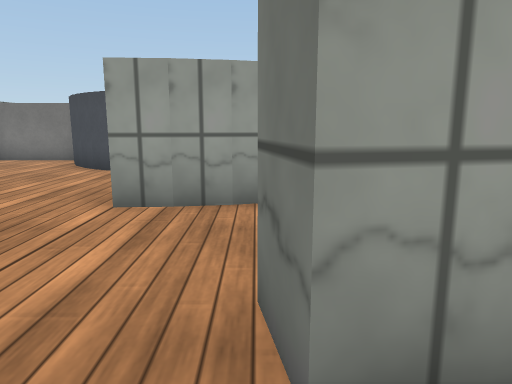
View 1 (above)

24 first-person views from a walk through a Unity game level. The camera is 0.55 m above the floor, tilts 10° down and sees 70° across. The floor is counted in squares, 0.5 m on a side. Each view is taken from the middle of a square. On the plan, view 1 faces up. The plan holds only what a view shows up to about 14 squares ahead; the rest is blank. The place goes on beyond the plan. The player is left out. Surface patterns are stand-ins for the level's own textures.

View 2
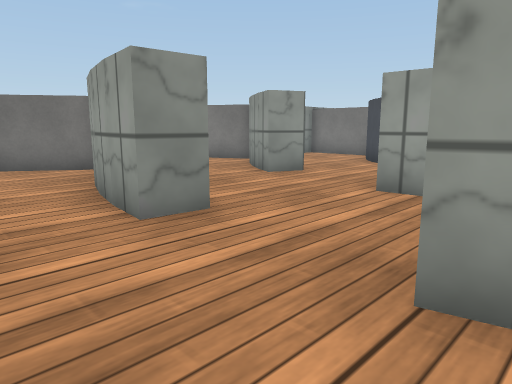

View 3
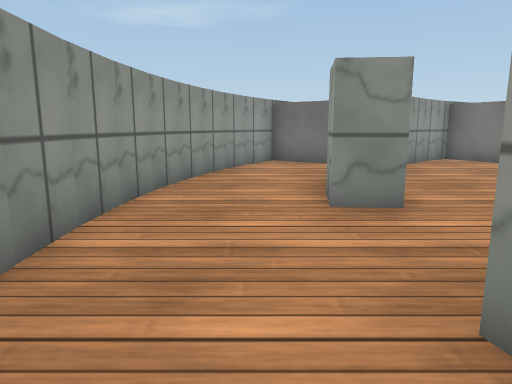

View 4
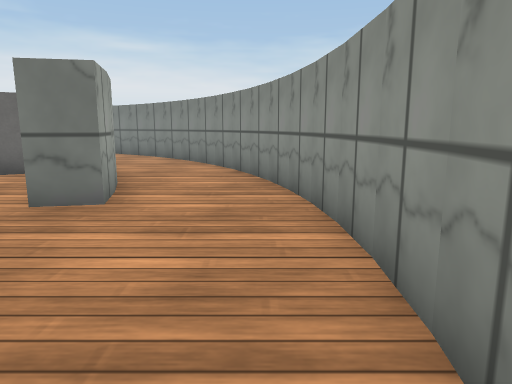

View 5
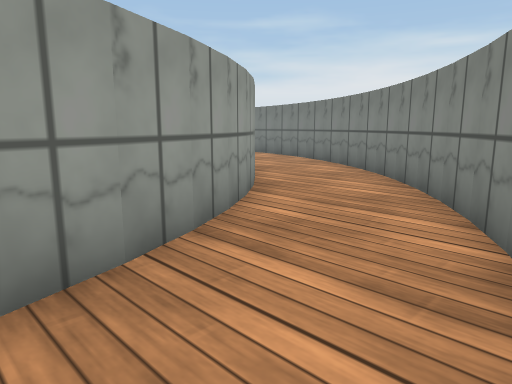

View 6
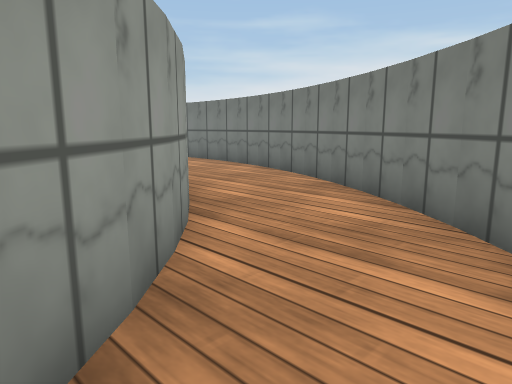

View 7
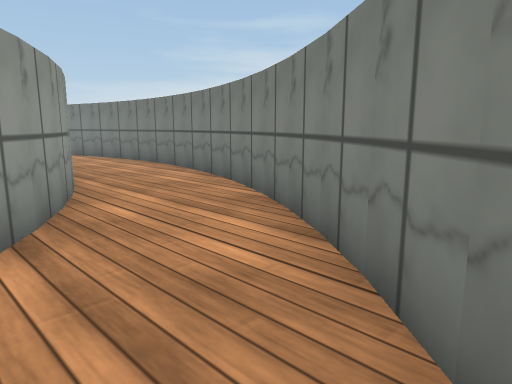

View 8
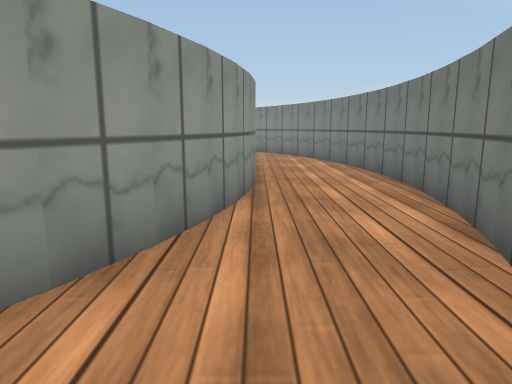

View 9
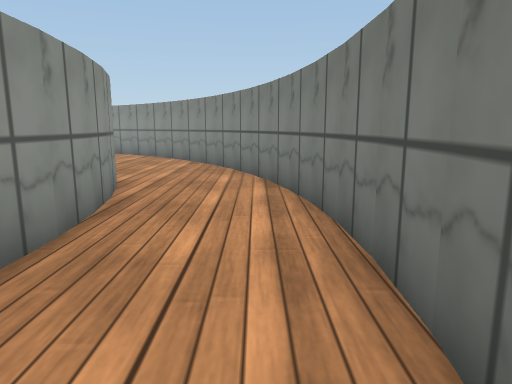

View 10
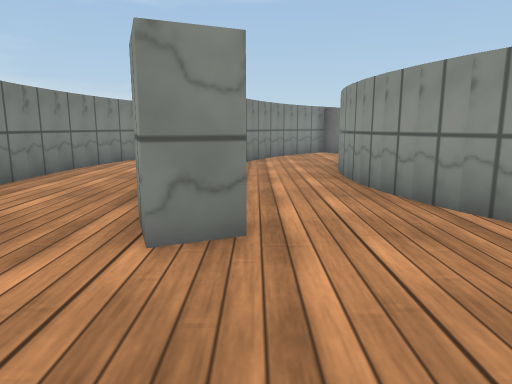

View 11
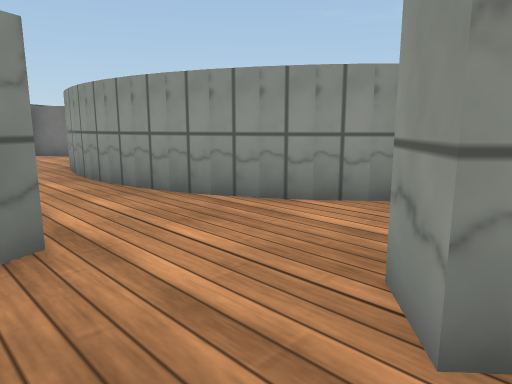

View 12
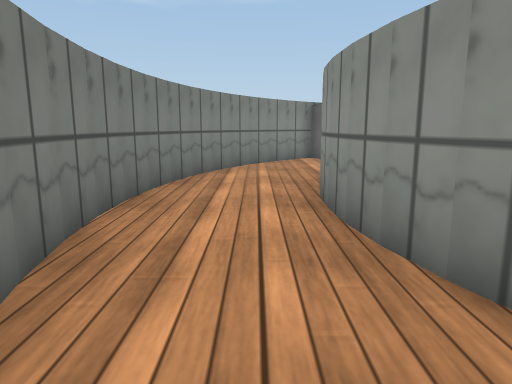

View 13
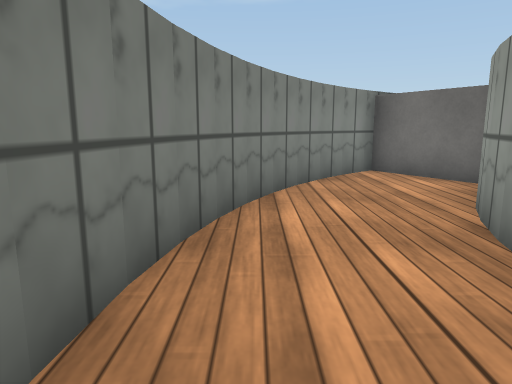

View 14
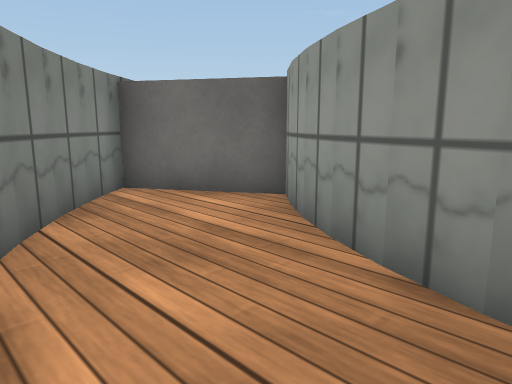

View 15
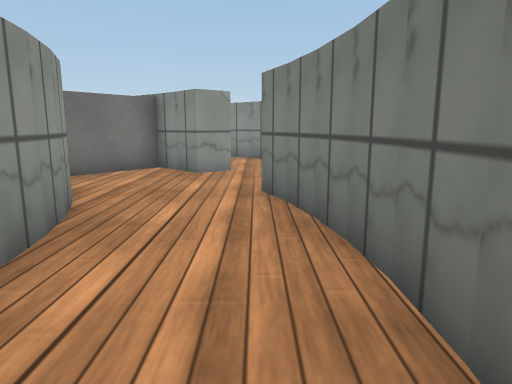

View 16
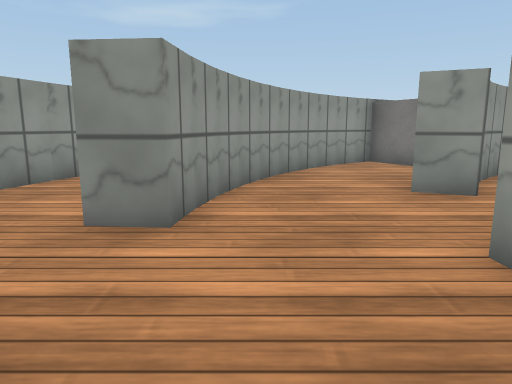

View 17
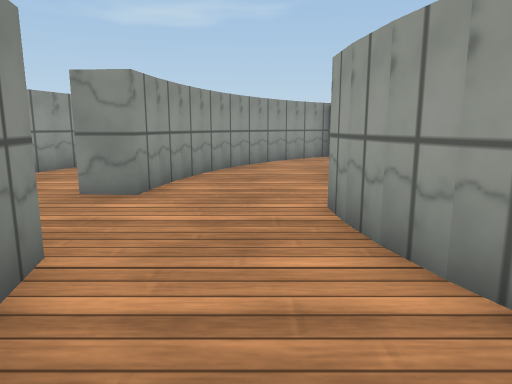

View 18
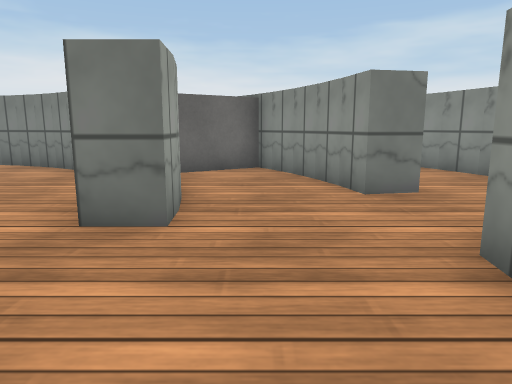

View 19
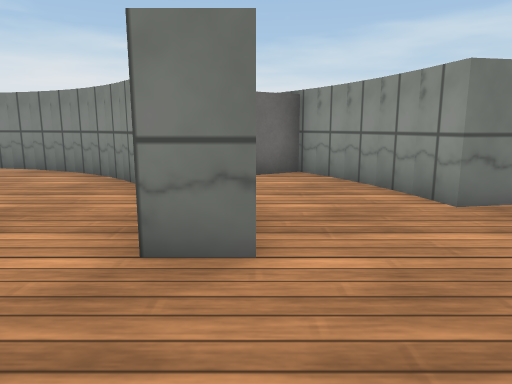

View 20
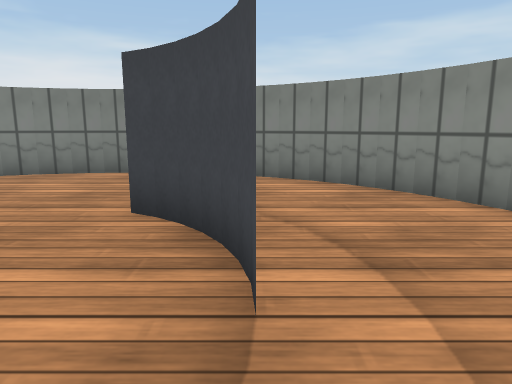

View 21
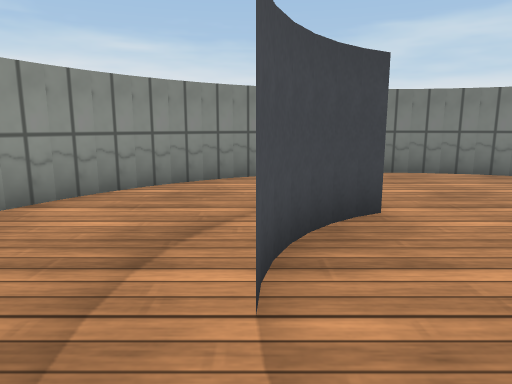

View 22
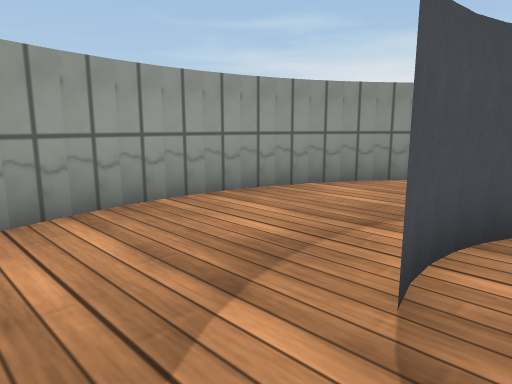

View 23
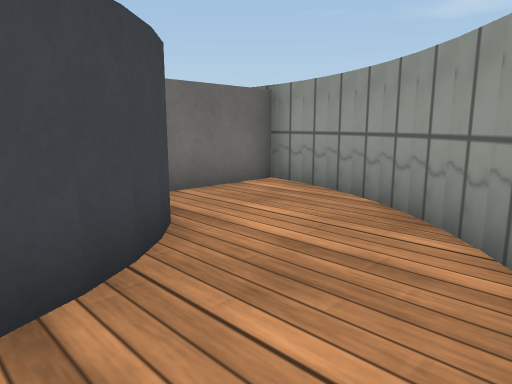

View 24
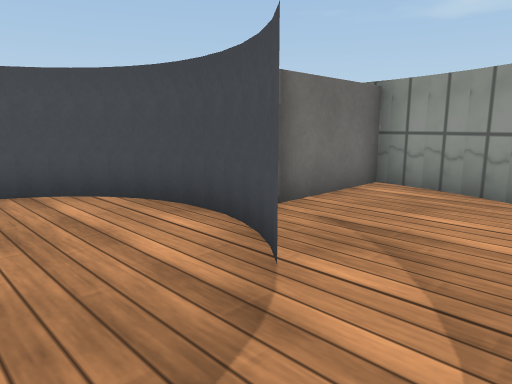

### Floor plan
Key: @ floor where view 1 was taken; # wall or solid block; . floor; B block; R ring.
Columns run from 11 left of view 1 to 13 right of it. Each row starts with its distance up from view 1.
 25                   ##
 24                   .##
 23                   ..##
 22                   ...##
 21                 B##...#
 20        ######  B.##...##
 19        .....###B.......#
 18    ##.........##.......#
 17    #...........##...#..##
 16   ##...........##...##..#
 15   #.........  ..##..##..#
 14   #.............##..##..#
 13   BBBRR..  .....##..##..#
 12    BBR..........##..##..#
 11    .........  ..##..##..#
 10     ...........##...##..#
  9    #...........##..##..##
  8  BB##.........##...##..#
  7 BB..###.....###B..##...#
  6 ##...##..#### BB.###..##
  5  ##......###..BBB##...#
  4   ##...........###...##
  3   B###.......####...##
  2  BB. ####..####....##
  1  B....###..##.....##
  0  ##........@....###
 -1   ####.......####
 -2      #########

Positions as (right, up) in squares from view 1, and headings:
1: (0, 0), facing up
2: (1, -1), facing up-left
3: (2, 0), facing left
4: (-5, -1), facing right
5: (1, -1), facing up-right
6: (5, 2), facing up-right
7: (7, 2), facing up-right
8: (10, 5), facing up
9: (12, 10), facing up
10: (8, 21), facing down
11: (9, 21), facing down-left
12: (7, 18), facing down
13: (8, 14), facing down
14: (8, 11), facing down-left
15: (8, 11), facing up
16: (1, 3), facing left
17: (3, 4), facing left
18: (-6, 4), facing right
19: (-5, 5), facing right
20: (-4, 10), facing right
21: (-4, 16), facing right
22: (-5, 15), facing up-right
23: (-3, 19), facing down-left
24: (-2, 17), facing down-left
